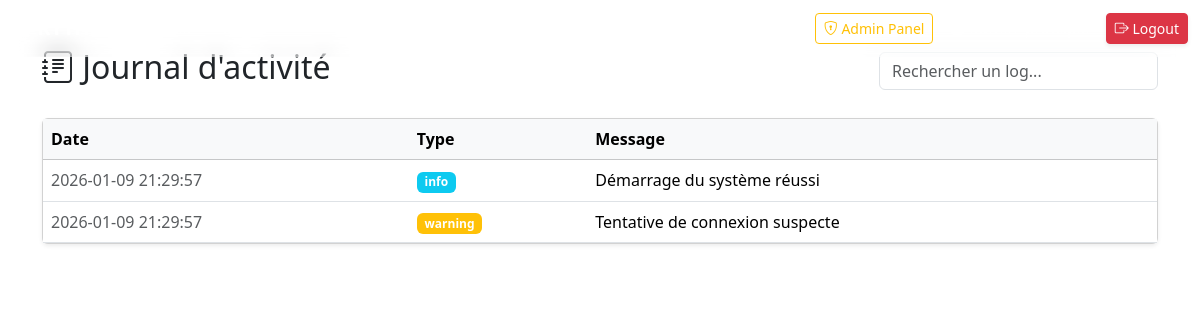
The page /logs (signed in) on the database as committed earlier.
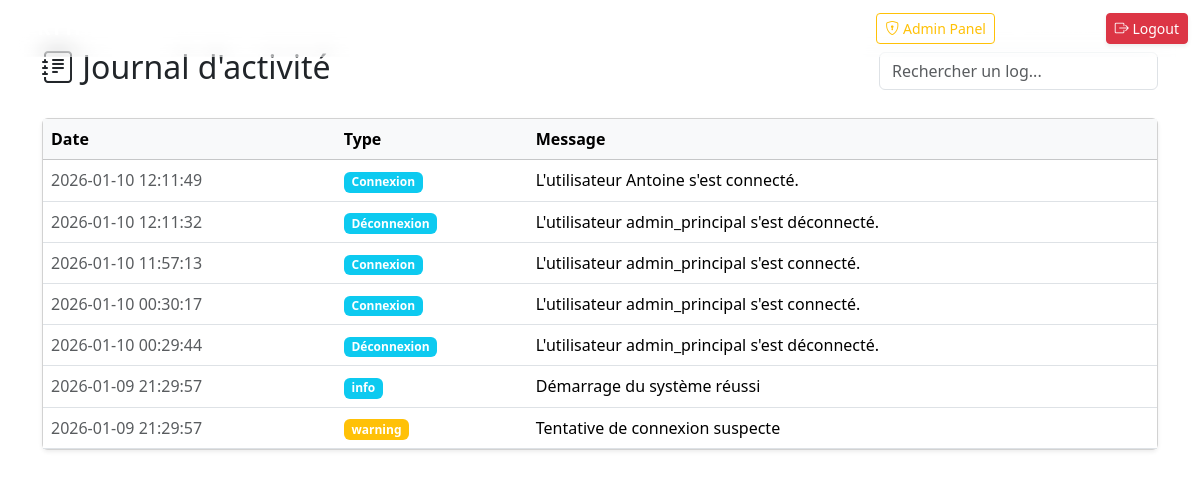
The same page on the database as committed later.
### tables this page shows
CREATE TABLE FichierLog (
    id_log INTEGER PRIMARY KEY AUTOINCREMENT,
    type_fichierlog VARCHAR(50), -- ex: 'info', 'warning', 'error'
    message VARCHAR(255),
    date_fichierlog DATETIME DEFAULT CURRENT_TIMESTAMP
);

### app/controllers/LogsController.py (the view)
    @app.route("/logs", methods=['GET'])
    @reqlogged
    def logs():
        db_path = os.path.join(app.root_path, 'database.db')
        logs_data = []
        try:
            conn = sqlite3.connect(db_path)
            conn.row_factory = sqlite3.Row
            logs_data = conn.execute('SELECT * FROM FichierLog ORDER BY date_fichierlog DESC').fetchall()
            conn.close()
        except sqlite3.OperationalError:
            pass
        metadata = {"title": "Journal des Logs", "pagename": "logs"}
        return render_template('logs.html', metadata=metadata, logs=logs_data)

### app/controllers/LoginController.py (called while the page is built)
def reqlogged(f):
    @wraps(f)
    def wrap(*args, **kwargs):
        if 'logged' in session:
            return f(*args, **kwargs)
        else:
            flash('Accès refusé. Veuillez vous connecter.')
            return redirect(url_for('login'))
    return wrap

### app/templates/logs.html (shortened to what this page needs)
{% extends 'layout.html' %}
{% block content %}
<div class="container mt-5">
    <div class="d-flex justify-content-between align-items-center mb-4">
        <h2><i class="bi bi-journal-text"></i> Journal d'activité</h2>
        <input type="text" id="logSearch" class="form-control w-25" placeholder="Rechercher un log...">
    </div>
    <div class="card shadow-sm">
        <div class="table-responsive">
            <table class="table table-hover mb-0" id="logTable">
                <thead class="table-light">
                    <tr>
                        <th>Date</th>
                        <th>Type</th>
                        <th>Message</th>
                    </tr>
                </thead>
                <tbody>
                    {% for log in logs %}
                    <tr class="log-row">
                        <td class="text-muted">{{ log.date_fichierlog }}</td>
                        <td>
                            <span class="badge {% if log.type_fichierlog == 'warning' %}bg-warning{% elif log.type_fichierlog == 'error' %}bg-danger{% else %}bg-info{% endif %}">
                                {{ log.type_fichierlog }}
                            </span>
                        </td>
                        <td class="log-message">{{ log.message }}</td>
                    </tr>
                    {% else %}
                    <tr>
                        <td colspan="3" class="text-center py-4 text-muted">Aucun log enregistré pour le moment.</td>
                    </tr>
                    {% endfor %}
                </tbody>
            </table>
        </div>
    </div>
</div>
{% endblock %}

### app/templates/layout.html (shortened to what this page needs)
<!DOCTYPE html>
<html>
	<head>
		<link href="https://cdn.jsdelivr.net/npm/bootstrap@5.3.8/dist/css/bootstrap.min.css" rel="stylesheet">
		<link rel="stylesheet" href="https://cdn.jsdelivr.net/npm/bootstrap-icons@1.13.1/font/bootstrap-icons.min.css">
	</head>
	<body>
		{% include 'nav.html' %}
		{% block content %}{% endblock %}
	</body>
</html>

### app/templates/nav.html (shortened to what this page needs)
<nav class="navbar fixed-top navbar-expand-sm navbar-dark" style="background: rgba(255, 255, 255, 0.1); backdrop-filter: blur(10px); border-bottom: 1px solid rgba(255, 255, 255, 0.2);">
    <div class="container-fluid">
        <a class="navbar-brand fw-bold" href="{{ url_for('index') }}">
            <i class="bi bi-cpu"></i> RYTHMO
        </a>
        <ul class="navbar-nav me-auto">
            {% for menu_item in ["index", "infos"] %}
                <li class="nav-item">
                    <a class="nav-link {{ 'active fw-bold border-bottom' if menu_item == metadata.pagename else '' }}"
                       href="{{ url_for(menu_item) if menu_item == 'index' else '#' }}"
                       style="color: white; margin-right: 15px;">
                    </a>
                </li>
            {% endfor %}
        </ul>
        <div class="d-flex align-items-center">
            {% if session.get("role") in ["admin", "Administrateur"] %}
                <a href="#" class="btn btn-sm btn-outline-warning me-3">
                    <i class="bi bi-shield-lock"></i> Admin Panel
                </a>
            {% endif %}
            {% if session.get("logged") %}
                <span class="text-white me-3">
                    <i class="bi bi-person-circle"></i> {{ session["nom_utilisateur"] }}
                </span>
                <a href="{{ url_for('logout') }}" class="btn btn-sm btn-danger shadow-sm">
                    <i class="bi bi-box-arrow-right"></i> Logout
                </a>
            {% else %}
                <a href="{{ url_for('login') }}" class="btn btn-sm btn-light fw-bold px-4 shadow-sm">
                    Login
                </a>
            {% endif %}
        </div>
    </div>
</nav>

Rows that differ between the two databases and show on the page:
added FichierLog: date_fichierlog "2026-01-10 12:11:49", type_fichierlog "Connexion", message "L'utilisateur Antoine s'est connecté."
added FichierLog: date_fichierlog "2026-01-10 12:11:32", type_fichierlog "Déconnexion", message "L'utilisateur admin_principal s'est déconnecté."
added FichierLog: date_fichierlog "2026-01-10 11:57:13", type_fichierlog "Connexion", message "L'utilisateur admin_principal s'est connecté."
added FichierLog: date_fichierlog "2026-01-10 00:30:17", type_fichierlog "Connexion", message "L'utilisateur admin_principal s'est connecté."
added FichierLog: date_fichierlog "2026-01-10 00:29:44", type_fichierlog "Déconnexion", message "L'utilisateur admin_principal s'est déconnecté."
